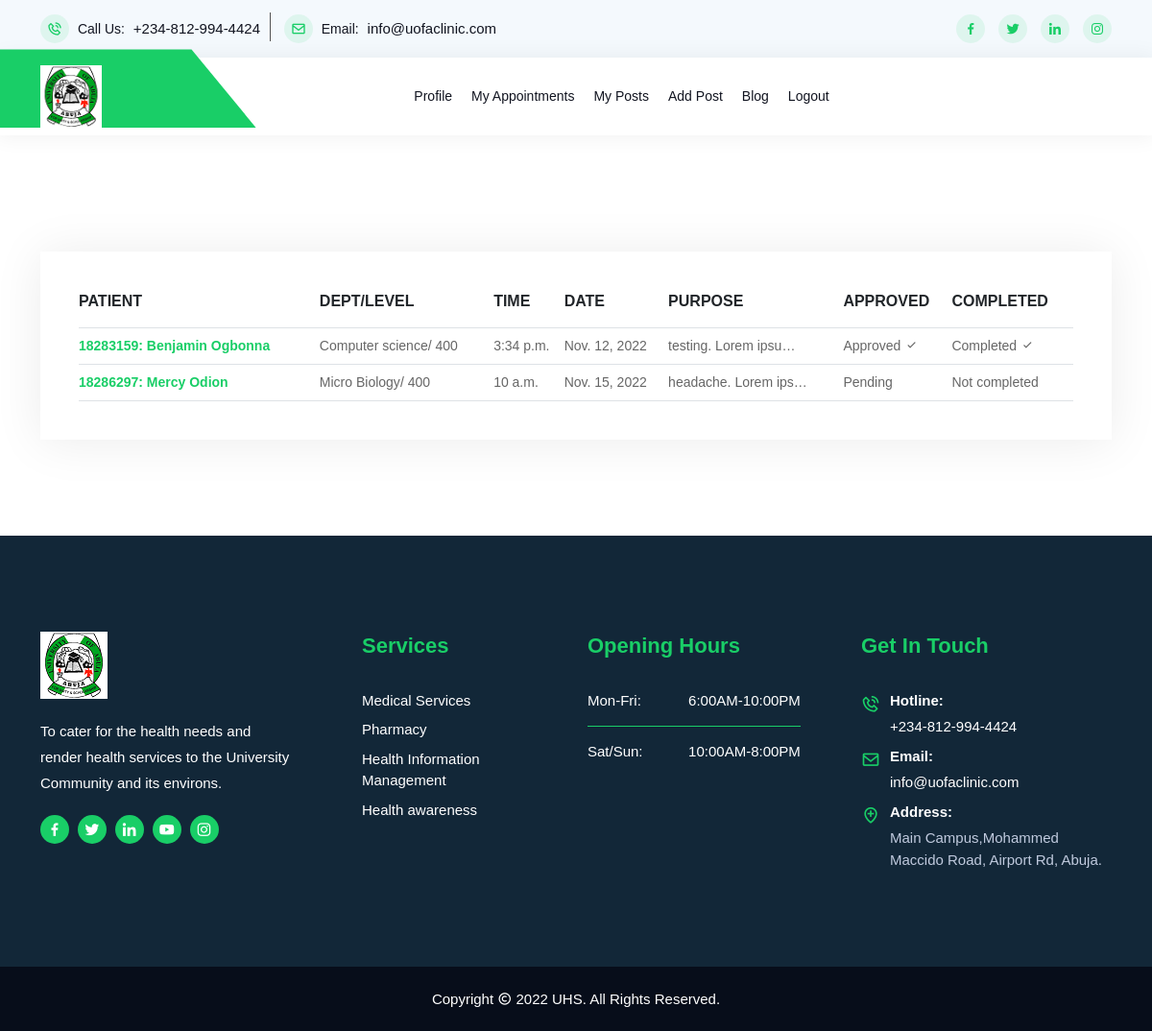
/doctor/appointments (signed in), run on an earlier commit of the app's database.
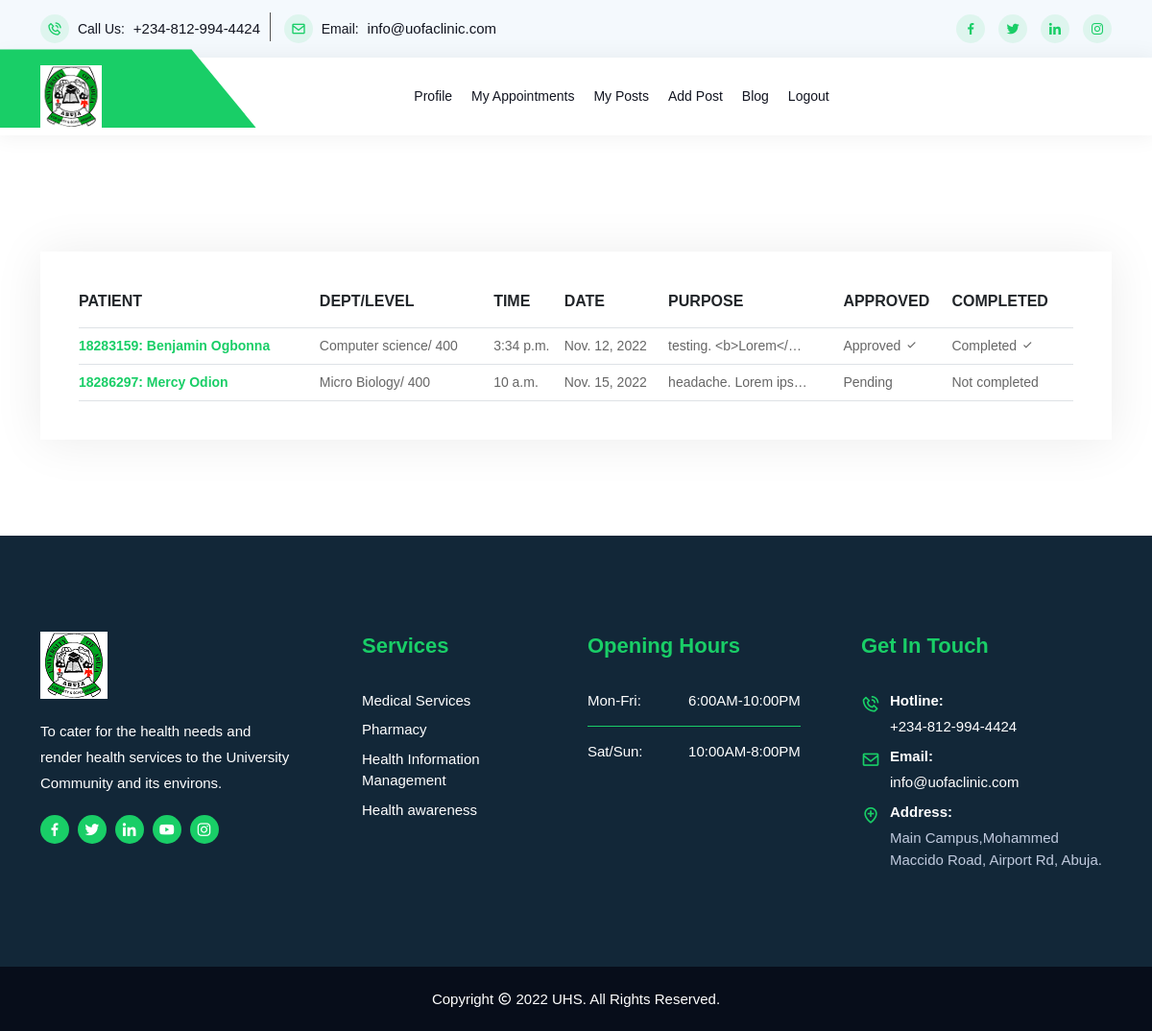
And on a later commit of the database.
### patient/models.py (models this page shows, shortened)
class Appointment(models.Model):
    doctor = models.ForeignKey(Doctor, related_name='appointments', on_delete=models.CASCADE)
    patient = models.ForeignKey(Patient, related_name='appointments', on_delete=models.CASCADE)
    time = models.TimeField(blank=False)
    date = models.DateField(blank=False)
    purpose = models.TextField(blank=False)
    approved = models.BooleanField(max_length=15, default=False)
    completed = models.BooleanField(max_length=15, default=False)

class Patient(models.Model):
    GENDER = (
        ('female', 'Female'),
        ('male', 'Male'),
    )
    BLOOD_GROUP = (
        ('A+', 'A+'),
        ('A-', 'A-'),
        ('B+', 'B+'),
        ('B-', 'B-'),
        ('AB+', 'AB+'),
        ('AB-', 'AB-'),
        ('O+', 'O+'),
        ('O-', 'O-'),
    )
    username = models.OneToOneField(User, on_delete=models.CASCADE)
    card_number = models.CharField(max_length=12, unique=True)
    phone = models.CharField(max_length=20, blank=True, default='')
    gender = models.CharField(choices=GENDER, max_length=30, blank=True, default='')
    age = models.PositiveIntegerField(default=0, blank=True)
    department = models.CharField(max_length=255, blank=True, default='')
    level = models.CharField(max_length=20, blank=True, default='')
    blood_group = models.CharField(choices=BLOOD_GROUP, max_length=20, blank=True, default='')
    genotype = models.CharField(max_length=20, blank=True, default='')
    address = models.CharField(max_length=200, blank=True, default='')

### doctor/views.py (the view)
# urls.py: path('doctor/appointments', views.doctor_appointments, name='appointments'),
@cache_control(no_cache=True, must_revalidate=True, no_store=True)
@login_required
def doctor_appointments(request):
    user = request.user.doctor
    appointment_list = user.appointments.all().order_by('date')
    context = {
        'appointment_list': appointment_list,
    }
    return render(request, 'doctor/appointments.html', context)

### templates/doctor/appointments.html (shortened to what this page needs)
{% extends 'base.html' %}
{% load bootstrap4 %}
{% load static %}
{% block content %}<br/>
<section class="cart-area ptb-100">
    <div class="container">
        <div class="row">
            <div class="col-lg-12 col-md-12">
                <div class="cart-wraps">
                    {% if appointment_list.count > 0 %}
                        <div class="cart-table table-responsive">
                            <table class="table table-bordered">
                                <thead>
                                    <tr>
                                        <th scope="col">Patient</th>
                                         <th scope="col">Dept/Level</th>
                                        <th scope="col">Time</th>
                                        <th scope="col">Date</th>
                                        <th scope="col">Purpose</th>
                                        <th scope="col">Approved</th>
                                        <th scope="col">Completed</th>
                                    </tr>
                                </thead>
                                <tbody>
                                {% for appointment in appointment_list %}
                                    <tr>
                                        <td class="product-thumbnail">
                                            <a href="{% url 'doctor:edit_appointment' appointment.id %}">
                                                <b>
                                                    {{ appointment.patient.username.username }}:
                                                    {{ appointment.patient.username.first_name }}
                                                    {{ appointment.patient.username.last_name }}
                                                </b>
                                            </a>
                                        </td>
                                        <td class="product-name">
                                            {{ appointment.patient.department }}/
                                            {{ appointment.patient.level }}
                                        </td>
                                        <td class="product-name">
                                            {{ appointment.time }}
                                        </td>
                                        <td class="product-price">
                                            <span class="unit-amount">
                                               {{ appointment.date }}
                                            </span>
                                        </td>
                                        <td class="product-quantity">
                                            {{ appointment.purpose|truncatechars:20 }}
                                        </td>
                                        <td class="product-subtotal">
                                            {% if appointment.approved == True %}
                                                Approved <i class="bx bx-check"></i>
                                            {% else %}
                                                Pending
                                            {% endif %}
                                        </td>
                                        <td class="product-subtotal">
                                            {% if appointment.completed == True %}
                                                Completed <i class="bx bx-check"></i>
                                            {% else %}
                                                Not completed
                                            {% endif %}
                                        </td>
                                    </tr>
                                {% endfor %}
                                </tbody>
                            </table>
                        </div>
                    {% endif %}
                </div>
            </div>
        </div>
    </div>
</section>
{% endblock %}

What changed in the data, as far as the page shows it:
changed Appointment "Benjamin": purpose "testing. Lorem ipsu…" → "testing. <b>Lorem</…"
